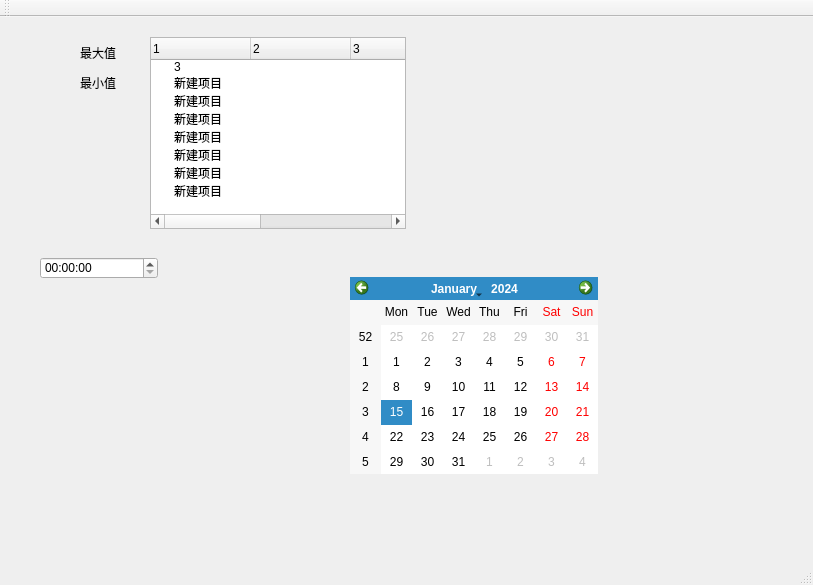
<?xml version="1.0" encoding="UTF-8"?>
<ui version="4.0">
 <class>MainWindow</class>
 <widget class="QMainWindow" name="MainWindow">
  <property name="geometry">
   <rect>
    <x>0</x>
    <y>0</y>
    <width>813</width>
    <height>585</height>
   </rect>
  </property>
  <property name="windowTitle">
   <string>MainWindow</string>
  </property>
  <widget class="QWidget" name="centralWidget">
   <widget class="QLabel" name="label">
    <property name="geometry">
     <rect>
      <x>80</x>
      <y>30</y>
      <width>54</width>
      <height>12</height>
     </rect>
    </property>
    <property name="text">
     <string>最大值</string>
    </property>
   </widget>
   <widget class="QLabel" name="label_2">
    <property name="geometry">
     <rect>
      <x>80</x>
      <y>60</y>
      <width>54</width>
      <height>12</height>
     </rect>
    </property>
    <property name="text">
     <string>最小值</string>
    </property>
   </widget>
   <widget class="QTreeWidget" name="treeWidget">
    <property name="geometry">
     <rect>
      <x>150</x>
      <y>20</y>
      <width>256</width>
      <height>192</height>
     </rect>
    </property>
    <column>
     <property name="text">
      <string>1</string>
     </property>
    </column>
    <column>
     <property name="text">
      <string>2</string>
     </property>
    </column>
    <column>
     <property name="text">
      <string>3</string>
     </property>
    </column>
    <column>
     <property name="text">
      <string>4</string>
     </property>
    </column>
    <column>
     <property name="text">
      <string>新建列</string>
     </property>
    </column>
    <column>
     <property name="text">
      <string>新建列</string>
     </property>
    </column>
    <item>
     <property name="text">
      <string>3</string>
     </property>
    </item>
    <item>
     <property name="text">
      <string>新建项目</string>
     </property>
    </item>
    <item>
     <property name="text">
      <string>新建项目</string>
     </property>
    </item>
    <item>
     <property name="text">
      <string>新建项目</string>
     </property>
    </item>
    <item>
     <property name="text">
      <string>新建项目</string>
     </property>
    </item>
    <item>
     <property name="text">
      <string>新建项目</string>
     </property>
    </item>
    <item>
     <property name="text">
      <string>新建项目</string>
     </property>
    </item>
    <item>
     <property name="text">
      <string>新建项目</string>
     </property>
    </item>
   </widget>
   <widget class="QTimeEdit" name="timeEdit">
    <property name="geometry">
     <rect>
      <x>40</x>
      <y>240</y>
      <width>118</width>
      <height>22</height>
     </rect>
    </property>
   </widget>
   <widget class="QCalendarWidget" name="calendarWidget">
    <property name="geometry">
     <rect>
      <x>350</x>
      <y>260</y>
      <width>248</width>
      <height>197</height>
     </rect>
    </property>
   </widget>
  </widget>
  <widget class="QMenuBar" name="menuBar">
   <property name="geometry">
    <rect>
     <x>0</x>
     <y>0</y>
     <width>813</width>
     <height>23</height>
    </rect>
   </property>
  </widget>
  <widget class="QToolBar" name="mainToolBar">
   <attribute name="toolBarArea">
    <enum>TopToolBarArea</enum>
   </attribute>
   <attribute name="toolBarBreak">
    <bool>false</bool>
   </attribute>
  </widget>
  <widget class="QStatusBar" name="statusBar"/>
 </widget>
 <layoutdefault spacing="6" margin="11"/>
 <resources/>
 <connections/>
</ui>
